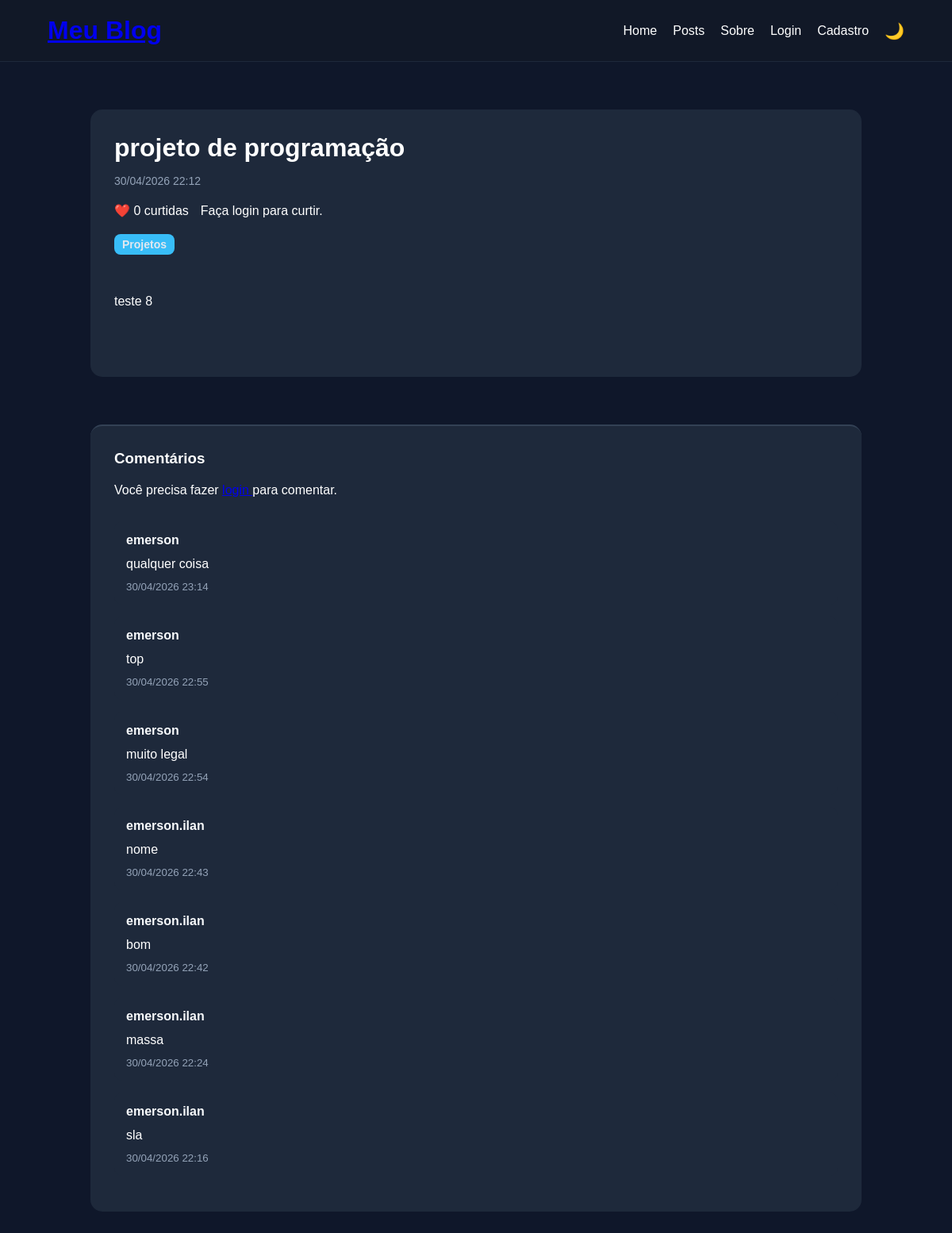
/post/projeto-de-programacao/, run on an earlier commit of the app's database.
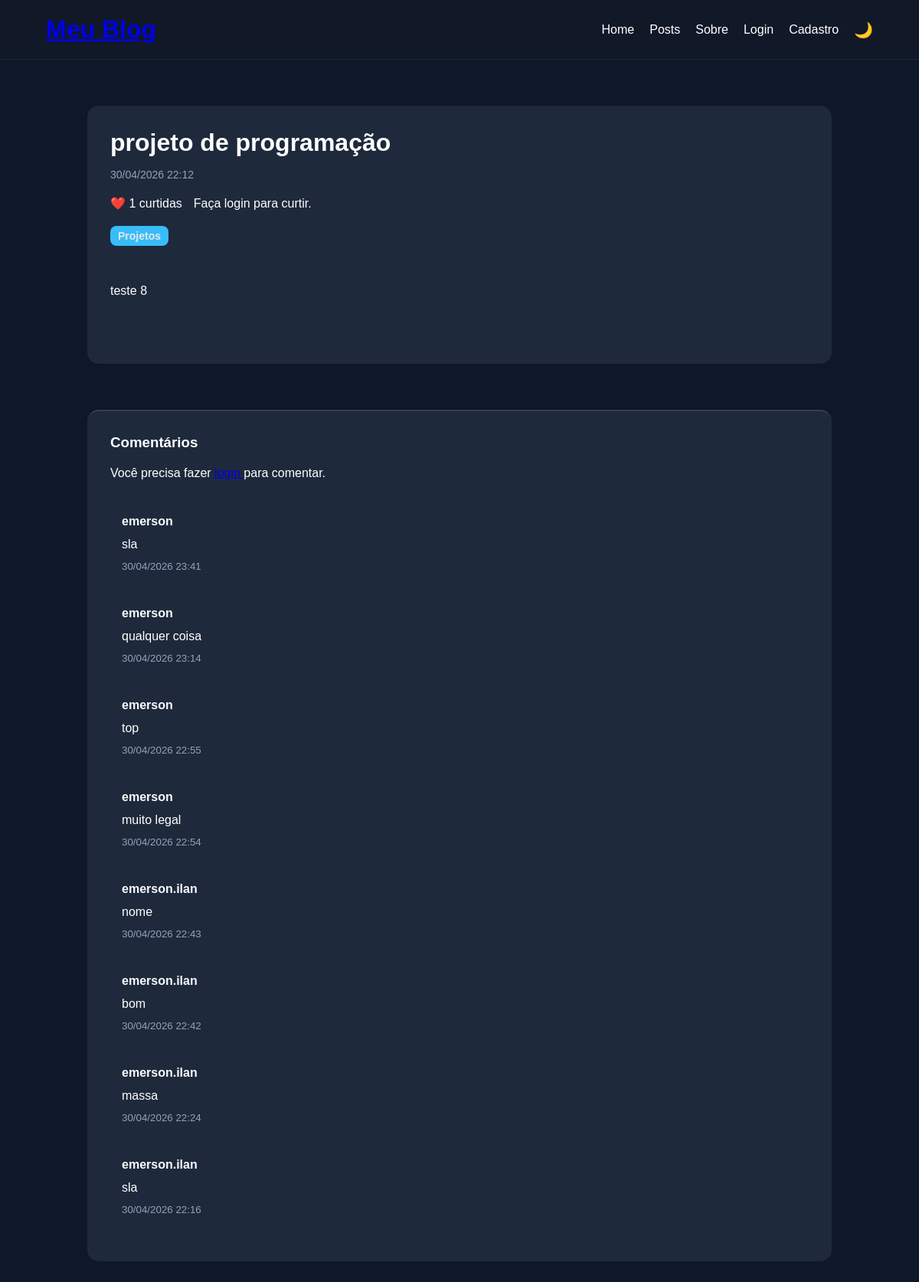
And on a later commit of the database.
### blog/models.py (models this page shows, shortened)
class Post(models.Model):
    titulo = models.CharField(
        max_length=200
    )
    conteudo = models.TextField()
    data_criacao = models.DateTimeField(
        auto_now_add=True
    )
    slug = models.SlugField(
        unique=True
    )
    categoria = models.ForeignKey(
        Categoria,
        on_delete=models.CASCADE,
        null=True,
        blank=True
    )
    likes = models.ManyToManyField(
        User,
        related_name='liked_posts',
        blank=True
    )
    imagem = models.ImageField(
        upload_to='posts/',
        null=True,
        blank=True
    )
    def total_likes(self):
        return self.likes.count()

class Comment(models.Model):
    post = models.ForeignKey(
        Post,
        on_delete=models.CASCADE,
        related_name='comments'
    )
    usuario = models.ForeignKey(
        User,
        on_delete=models.CASCADE
    )
    texto = models.TextField()
    data_criacao = models.DateTimeField(
        auto_now_add=True
    )

class Categoria(models.Model):
    nome = models.CharField(
        max_length=100
    )

### blog/views.py (the view, shortened to what this page needs)
def post_detail(request, slug):
    post = get_object_or_404(
        Post,
        slug=slug
    )
    comments = post.comments.order_by(
        '-data_criacao'
    )
    return render(
        request,
        'post_detail.html',
        {
            'post': post,
            'comments': comments
        }
    )

### blog/templates/post_detail.html (shortened to what this page needs)
{% extends 'base.html' %}
{% block content %}
<div class="container">
    <div class="post-detail">
        <h1>
            {{ post.titulo }}
        </h1>
        <p class="post-date">
            {{ post.data_criacao|date:"d/m/Y H:i" }}
        </p>
        <div class="likes">
            <p>
                ❤️ {{ post.total_likes }} curtidas
            </p>
            {% if user.is_authenticated %}
            <a href="{% url 'like_post' post.slug %}">
                {% if user in post.likes.all %}
                Descurtir
                {% else %}
                Curtir
                {% endif %}
            </a>
            {% else %}
            <p>
                Faça login para curtir.
            </p>
            {% endif %}
        </div>
        <a class="post-category" href="/posts/?categoria={{ post.categoria.nome }}">
            {{ post.categoria.nome }}
        </a>
        <div class="post-content">
            {{ post.conteudo }}
        </div>
    </div>
    <div class="comments-section">
        <h3>
            Comentários
        </h3>
        {% if user.is_authenticated %}
        <form method="POST">
            {% csrf_token %}
            <textarea name="texto" placeholder="Seu comentário" required></textarea>
            <button type="submit">
                Enviar
            </button>
        </form>
        {% else %}
        <p>
            Você precisa fazer
            <a href="/usuarios/login/">
            </a>
            para comentar.
        </p>
        {% endif %}
        <div class="comments">
            {% for comment in comments %}
            <div class="comment">
                <a class="comment-user" href="/usuarios/perfil/{{ comment.usuario.username }}/">
                    {{ comment.usuario.username }}
                </a>
                <p>
                    {{ comment.texto }}
                </p>
                <small>
                    {{ comment.data_criacao|date:"d/m/Y H:i" }}
                </small>
            </div>
            {% empty %}
            <p>
                Nenhum comentário ainda.
            </p>
            {% endfor %}
        </div>
    </div>
</div>
{% endblock %}

What changed in the data, as far as the page shows it:
computed for Post "projeto de programação": total_likes "0" → "1"
added Comment: usuario.username "emerson", texto "sla", data_criacao "30/04/2026 23:41"
